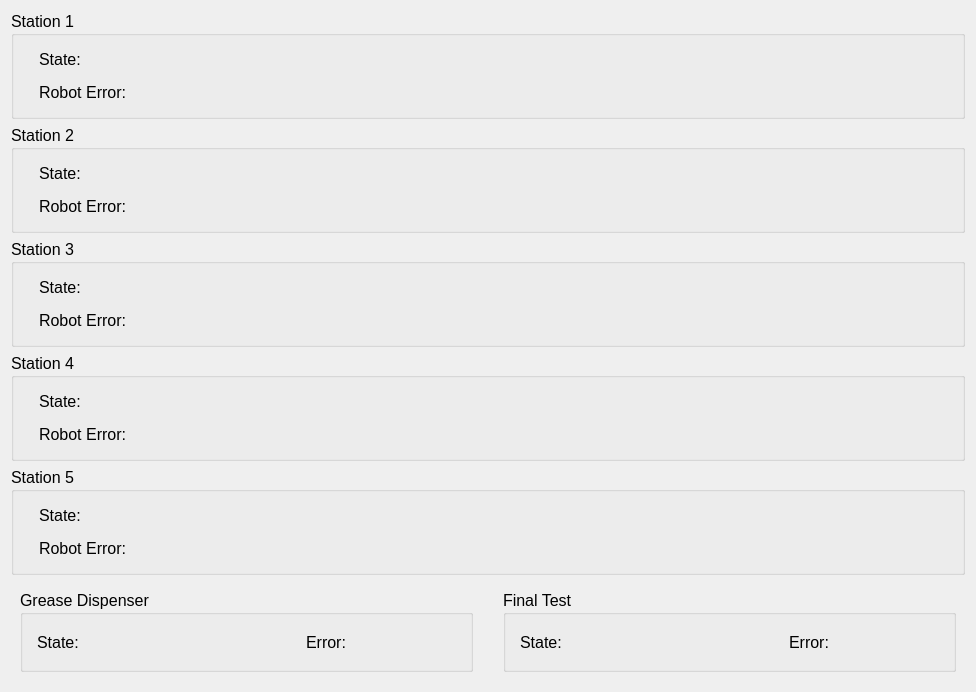
<?xml version="1.0" encoding="UTF-8"?>
<ui version="4.0">
 <class>StationDialog</class>
 <widget class="QDialog" name="StationDialog">
  <property name="geometry">
   <rect>
    <x>0</x>
    <y>0</y>
    <width>976</width>
    <height>653</height>
   </rect>
  </property>
  <property name="windowTitle">
   <string>Station Dialog</string>
  </property>
  <layout class="QVBoxLayout" name="verticalLayout_6">
   <item>
    <widget class="QGroupBox" name="groupBox">
     <property name="font">
      <font>
       <pointsize>12</pointsize>
      </font>
     </property>
     <property name="title">
      <string>Station 1</string>
     </property>
     <layout class="QVBoxLayout" name="verticalLayout">
      <property name="spacing">
       <number>4</number>
      </property>
      <property name="leftMargin">
       <number>20</number>
      </property>
      <property name="rightMargin">
       <number>20</number>
      </property>
      <item>
       <layout class="QHBoxLayout" name="horizontalLayout">
        <property name="spacing">
         <number>10</number>
        </property>
        <property name="leftMargin">
         <number>5</number>
        </property>
        <property name="topMargin">
         <number>5</number>
        </property>
        <property name="rightMargin">
         <number>5</number>
        </property>
        <property name="bottomMargin">
         <number>5</number>
        </property>
        <item>
         <widget class="QLabel" name="label">
          <property name="sizePolicy">
           <sizepolicy hsizetype="Maximum" vsizetype="Preferred">
            <horstretch>0</horstretch>
            <verstretch>0</verstretch>
           </sizepolicy>
          </property>
          <property name="text">
           <string>State:</string>
          </property>
         </widget>
        </item>
        <item>
         <widget class="QLabel" name="state_station1">
          <property name="sizePolicy">
           <sizepolicy hsizetype="Ignored" vsizetype="Preferred">
            <horstretch>0</horstretch>
            <verstretch>0</verstretch>
           </sizepolicy>
          </property>
          <property name="text">
           <string/>
          </property>
          <property name="alignment">
           <set>Qt::AlignRight|Qt::AlignTrailing|Qt::AlignVCenter</set>
          </property>
         </widget>
        </item>
       </layout>
      </item>
      <item>
       <layout class="QHBoxLayout" name="horizontalLayout_2">
        <property name="spacing">
         <number>10</number>
        </property>
        <property name="leftMargin">
         <number>5</number>
        </property>
        <property name="topMargin">
         <number>5</number>
        </property>
        <property name="rightMargin">
         <number>5</number>
        </property>
        <property name="bottomMargin">
         <number>5</number>
        </property>
        <item>
         <widget class="QLabel" name="label_2">
          <property name="sizePolicy">
           <sizepolicy hsizetype="Maximum" vsizetype="Preferred">
            <horstretch>0</horstretch>
            <verstretch>0</verstretch>
           </sizepolicy>
          </property>
          <property name="text">
           <string>Robot Error:</string>
          </property>
         </widget>
        </item>
        <item>
         <widget class="QLabel" name="error_station1">
          <property name="sizePolicy">
           <sizepolicy hsizetype="Ignored" vsizetype="Preferred">
            <horstretch>0</horstretch>
            <verstretch>0</verstretch>
           </sizepolicy>
          </property>
          <property name="text">
           <string/>
          </property>
          <property name="alignment">
           <set>Qt::AlignRight|Qt::AlignTrailing|Qt::AlignVCenter</set>
          </property>
         </widget>
        </item>
       </layout>
      </item>
     </layout>
    </widget>
   </item>
   <item>
    <widget class="QGroupBox" name="groupBox_3">
     <property name="font">
      <font>
       <pointsize>12</pointsize>
      </font>
     </property>
     <property name="title">
      <string>Station 2</string>
     </property>
     <layout class="QVBoxLayout" name="verticalLayout_2">
      <property name="spacing">
       <number>4</number>
      </property>
      <property name="leftMargin">
       <number>20</number>
      </property>
      <property name="rightMargin">
       <number>20</number>
      </property>
      <item>
       <layout class="QHBoxLayout" name="horizontalLayout_4">
        <property name="spacing">
         <number>10</number>
        </property>
        <property name="leftMargin">
         <number>5</number>
        </property>
        <property name="topMargin">
         <number>5</number>
        </property>
        <property name="rightMargin">
         <number>5</number>
        </property>
        <property name="bottomMargin">
         <number>5</number>
        </property>
        <item>
         <widget class="QLabel" name="label_3">
          <property name="sizePolicy">
           <sizepolicy hsizetype="Maximum" vsizetype="Preferred">
            <horstretch>0</horstretch>
            <verstretch>0</verstretch>
           </sizepolicy>
          </property>
          <property name="text">
           <string>State:</string>
          </property>
         </widget>
        </item>
        <item>
         <widget class="QLabel" name="state_station2">
          <property name="sizePolicy">
           <sizepolicy hsizetype="Ignored" vsizetype="Preferred">
            <horstretch>0</horstretch>
            <verstretch>0</verstretch>
           </sizepolicy>
          </property>
          <property name="text">
           <string/>
          </property>
          <property name="alignment">
           <set>Qt::AlignRight|Qt::AlignTrailing|Qt::AlignVCenter</set>
          </property>
         </widget>
        </item>
       </layout>
      </item>
      <item>
       <layout class="QHBoxLayout" name="horizontalLayout_6">
        <property name="spacing">
         <number>10</number>
        </property>
        <property name="leftMargin">
         <number>5</number>
        </property>
        <property name="topMargin">
         <number>5</number>
        </property>
        <property name="rightMargin">
         <number>5</number>
        </property>
        <property name="bottomMargin">
         <number>5</number>
        </property>
        <item>
         <widget class="QLabel" name="label_4">
          <property name="sizePolicy">
           <sizepolicy hsizetype="Maximum" vsizetype="Preferred">
            <horstretch>0</horstretch>
            <verstretch>0</verstretch>
           </sizepolicy>
          </property>
          <property name="text">
           <string>Robot Error:</string>
          </property>
         </widget>
        </item>
        <item>
         <widget class="QLabel" name="error_station2">
          <property name="sizePolicy">
           <sizepolicy hsizetype="Ignored" vsizetype="Preferred">
            <horstretch>0</horstretch>
            <verstretch>0</verstretch>
           </sizepolicy>
          </property>
          <property name="text">
           <string/>
          </property>
          <property name="alignment">
           <set>Qt::AlignRight|Qt::AlignTrailing|Qt::AlignVCenter</set>
          </property>
         </widget>
        </item>
       </layout>
      </item>
     </layout>
    </widget>
   </item>
   <item>
    <widget class="QGroupBox" name="groupBox_7">
     <property name="font">
      <font>
       <pointsize>12</pointsize>
      </font>
     </property>
     <property name="title">
      <string>Station 3</string>
     </property>
     <layout class="QVBoxLayout" name="verticalLayout_4">
      <property name="spacing">
       <number>4</number>
      </property>
      <property name="leftMargin">
       <number>20</number>
      </property>
      <property name="rightMargin">
       <number>20</number>
      </property>
      <item>
       <layout class="QHBoxLayout" name="horizontalLayout_19">
        <property name="spacing">
         <number>10</number>
        </property>
        <property name="leftMargin">
         <number>5</number>
        </property>
        <property name="topMargin">
         <number>5</number>
        </property>
        <property name="rightMargin">
         <number>5</number>
        </property>
        <property name="bottomMargin">
         <number>5</number>
        </property>
        <item>
         <widget class="QLabel" name="label_13">
          <property name="sizePolicy">
           <sizepolicy hsizetype="Maximum" vsizetype="Preferred">
            <horstretch>0</horstretch>
            <verstretch>0</verstretch>
           </sizepolicy>
          </property>
          <property name="text">
           <string>State:</string>
          </property>
         </widget>
        </item>
        <item>
         <widget class="QLabel" name="state_station3">
          <property name="sizePolicy">
           <sizepolicy hsizetype="Ignored" vsizetype="Preferred">
            <horstretch>0</horstretch>
            <verstretch>0</verstretch>
           </sizepolicy>
          </property>
          <property name="text">
           <string/>
          </property>
          <property name="alignment">
           <set>Qt::AlignRight|Qt::AlignTrailing|Qt::AlignVCenter</set>
          </property>
         </widget>
        </item>
       </layout>
      </item>
      <item>
       <layout class="QHBoxLayout" name="horizontalLayout_20">
        <property name="spacing">
         <number>10</number>
        </property>
        <property name="leftMargin">
         <number>5</number>
        </property>
        <property name="topMargin">
         <number>5</number>
        </property>
        <property name="rightMargin">
         <number>5</number>
        </property>
        <property name="bottomMargin">
         <number>5</number>
        </property>
        <item>
         <widget class="QLabel" name="label_14">
          <property name="sizePolicy">
           <sizepolicy hsizetype="Maximum" vsizetype="Preferred">
            <horstretch>0</horstretch>
            <verstretch>0</verstretch>
           </sizepolicy>
          </property>
          <property name="text">
           <string>Robot Error:</string>
          </property>
         </widget>
        </item>
        <item>
         <widget class="QLabel" name="error_station3">
          <property name="sizePolicy">
           <sizepolicy hsizetype="Ignored" vsizetype="Preferred">
            <horstretch>0</horstretch>
            <verstretch>0</verstretch>
           </sizepolicy>
          </property>
          <property name="text">
           <string/>
          </property>
          <property name="alignment">
           <set>Qt::AlignRight|Qt::AlignTrailing|Qt::AlignVCenter</set>
          </property>
         </widget>
        </item>
       </layout>
      </item>
     </layout>
    </widget>
   </item>
   <item>
    <widget class="QGroupBox" name="groupBox_9">
     <property name="font">
      <font>
       <pointsize>12</pointsize>
      </font>
     </property>
     <property name="title">
      <string>Station 4</string>
     </property>
     <layout class="QVBoxLayout" name="verticalLayout_5">
      <property name="spacing">
       <number>4</number>
      </property>
      <property name="leftMargin">
       <number>20</number>
      </property>
      <property name="rightMargin">
       <number>20</number>
      </property>
      <item>
       <layout class="QHBoxLayout" name="horizontalLayout_25">
        <property name="spacing">
         <number>10</number>
        </property>
        <property name="leftMargin">
         <number>5</number>
        </property>
        <property name="topMargin">
         <number>5</number>
        </property>
        <property name="rightMargin">
         <number>5</number>
        </property>
        <property name="bottomMargin">
         <number>5</number>
        </property>
        <item>
         <widget class="QLabel" name="label_17">
          <property name="sizePolicy">
           <sizepolicy hsizetype="Maximum" vsizetype="Preferred">
            <horstretch>0</horstretch>
            <verstretch>0</verstretch>
           </sizepolicy>
          </property>
          <property name="text">
           <string>State:</string>
          </property>
         </widget>
        </item>
        <item>
         <widget class="QLabel" name="state_station4">
          <property name="sizePolicy">
           <sizepolicy hsizetype="Ignored" vsizetype="Preferred">
            <horstretch>0</horstretch>
            <verstretch>0</verstretch>
           </sizepolicy>
          </property>
          <property name="text">
           <string/>
          </property>
          <property name="alignment">
           <set>Qt::AlignRight|Qt::AlignTrailing|Qt::AlignVCenter</set>
          </property>
         </widget>
        </item>
       </layout>
      </item>
      <item>
       <layout class="QHBoxLayout" name="horizontalLayout_26">
        <property name="spacing">
         <number>10</number>
        </property>
        <property name="leftMargin">
         <number>5</number>
        </property>
        <property name="topMargin">
         <number>5</number>
        </property>
        <property name="rightMargin">
         <number>5</number>
        </property>
        <property name="bottomMargin">
         <number>5</number>
        </property>
        <item>
         <widget class="QLabel" name="label_18">
          <property name="sizePolicy">
           <sizepolicy hsizetype="Maximum" vsizetype="Preferred">
            <horstretch>0</horstretch>
            <verstretch>0</verstretch>
           </sizepolicy>
          </property>
          <property name="text">
           <string>Robot Error:</string>
          </property>
         </widget>
        </item>
        <item>
         <widget class="QLabel" name="error_station4">
          <property name="sizePolicy">
           <sizepolicy hsizetype="Ignored" vsizetype="Preferred">
            <horstretch>0</horstretch>
            <verstretch>0</verstretch>
           </sizepolicy>
          </property>
          <property name="text">
           <string/>
          </property>
          <property name="alignment">
           <set>Qt::AlignRight|Qt::AlignTrailing|Qt::AlignVCenter</set>
          </property>
         </widget>
        </item>
       </layout>
      </item>
     </layout>
    </widget>
   </item>
   <item>
    <widget class="QGroupBox" name="groupBox_5">
     <property name="font">
      <font>
       <pointsize>12</pointsize>
      </font>
     </property>
     <property name="title">
      <string>Station 5</string>
     </property>
     <layout class="QVBoxLayout" name="verticalLayout_3">
      <property name="spacing">
       <number>4</number>
      </property>
      <property name="leftMargin">
       <number>20</number>
      </property>
      <property name="rightMargin">
       <number>20</number>
      </property>
      <item>
       <layout class="QHBoxLayout" name="horizontalLayout_11">
        <property name="spacing">
         <number>10</number>
        </property>
        <property name="leftMargin">
         <number>5</number>
        </property>
        <property name="topMargin">
         <number>5</number>
        </property>
        <property name="rightMargin">
         <number>5</number>
        </property>
        <property name="bottomMargin">
         <number>5</number>
        </property>
        <item>
         <widget class="QLabel" name="label_5">
          <property name="sizePolicy">
           <sizepolicy hsizetype="Maximum" vsizetype="Preferred">
            <horstretch>0</horstretch>
            <verstretch>0</verstretch>
           </sizepolicy>
          </property>
          <property name="text">
           <string>State:</string>
          </property>
         </widget>
        </item>
        <item>
         <widget class="QLabel" name="state_station5">
          <property name="sizePolicy">
           <sizepolicy hsizetype="Ignored" vsizetype="Preferred">
            <horstretch>0</horstretch>
            <verstretch>0</verstretch>
           </sizepolicy>
          </property>
          <property name="text">
           <string/>
          </property>
          <property name="alignment">
           <set>Qt::AlignRight|Qt::AlignTrailing|Qt::AlignVCenter</set>
          </property>
         </widget>
        </item>
       </layout>
      </item>
      <item>
       <layout class="QHBoxLayout" name="horizontalLayout_12">
        <property name="spacing">
         <number>10</number>
        </property>
        <property name="leftMargin">
         <number>5</number>
        </property>
        <property name="topMargin">
         <number>5</number>
        </property>
        <property name="rightMargin">
         <number>5</number>
        </property>
        <property name="bottomMargin">
         <number>5</number>
        </property>
        <item>
         <widget class="QLabel" name="label_6">
          <property name="sizePolicy">
           <sizepolicy hsizetype="Maximum" vsizetype="Preferred">
            <horstretch>0</horstretch>
            <verstretch>0</verstretch>
           </sizepolicy>
          </property>
          <property name="text">
           <string>Robot Error:</string>
          </property>
         </widget>
        </item>
        <item>
         <widget class="QLabel" name="error_station5">
          <property name="sizePolicy">
           <sizepolicy hsizetype="Ignored" vsizetype="Preferred">
            <horstretch>0</horstretch>
            <verstretch>0</verstretch>
           </sizepolicy>
          </property>
          <property name="text">
           <string/>
          </property>
          <property name="alignment">
           <set>Qt::AlignRight|Qt::AlignTrailing|Qt::AlignVCenter</set>
          </property>
         </widget>
        </item>
       </layout>
      </item>
     </layout>
    </widget>
   </item>
   <item>
    <widget class="QWidget" name="widget" native="true">
     <property name="minimumSize">
      <size>
       <width>0</width>
       <height>100</height>
      </size>
     </property>
     <layout class="QHBoxLayout" name="horizontalLayout_31">
      <property name="spacing">
       <number>30</number>
      </property>
      <item>
       <widget class="QGroupBox" name="groupBox_11">
        <property name="font">
         <font>
          <pointsize>12</pointsize>
         </font>
        </property>
        <property name="title">
         <string>Grease Dispenser</string>
        </property>
        <layout class="QHBoxLayout" name="horizontalLayout_34">
         <property name="spacing">
          <number>20</number>
         </property>
         <item>
          <layout class="QHBoxLayout" name="horizontalLayout_32">
           <property name="spacing">
            <number>10</number>
           </property>
           <property name="leftMargin">
            <number>5</number>
           </property>
           <property name="topMargin">
            <number>5</number>
           </property>
           <property name="rightMargin">
            <number>5</number>
           </property>
           <property name="bottomMargin">
            <number>5</number>
           </property>
           <item>
            <widget class="QLabel" name="label_21">
             <property name="sizePolicy">
              <sizepolicy hsizetype="Maximum" vsizetype="Preferred">
               <horstretch>0</horstretch>
               <verstretch>0</verstretch>
              </sizepolicy>
             </property>
             <property name="text">
              <string>State:</string>
             </property>
            </widget>
           </item>
           <item>
            <widget class="QLabel" name="state_grease">
             <property name="sizePolicy">
              <sizepolicy hsizetype="Expanding" vsizetype="Preferred">
               <horstretch>0</horstretch>
               <verstretch>0</verstretch>
              </sizepolicy>
             </property>
             <property name="text">
              <string/>
             </property>
             <property name="alignment">
              <set>Qt::AlignRight|Qt::AlignTrailing|Qt::AlignVCenter</set>
             </property>
            </widget>
           </item>
          </layout>
         </item>
         <item>
          <layout class="QHBoxLayout" name="horizontalLayout_33">
           <property name="spacing">
            <number>10</number>
           </property>
           <property name="leftMargin">
            <number>5</number>
           </property>
           <property name="topMargin">
            <number>5</number>
           </property>
           <property name="rightMargin">
            <number>5</number>
           </property>
           <property name="bottomMargin">
            <number>5</number>
           </property>
           <item>
            <widget class="QLabel" name="label_22">
             <property name="sizePolicy">
              <sizepolicy hsizetype="Maximum" vsizetype="Preferred">
               <horstretch>0</horstretch>
               <verstretch>0</verstretch>
              </sizepolicy>
             </property>
             <property name="text">
              <string>Error:</string>
             </property>
            </widget>
           </item>
           <item>
            <widget class="QLabel" name="error_grease">
             <property name="sizePolicy">
              <sizepolicy hsizetype="Ignored" vsizetype="Preferred">
               <horstretch>0</horstretch>
               <verstretch>0</verstretch>
              </sizepolicy>
             </property>
             <property name="minimumSize">
              <size>
               <width>100</width>
               <height>0</height>
              </size>
             </property>
             <property name="maximumSize">
              <size>
               <width>150</width>
               <height>16777215</height>
              </size>
             </property>
             <property name="text">
              <string/>
             </property>
             <property name="alignment">
              <set>Qt::AlignRight|Qt::AlignTrailing|Qt::AlignVCenter</set>
             </property>
            </widget>
           </item>
          </layout>
         </item>
        </layout>
       </widget>
      </item>
      <item>
       <widget class="QGroupBox" name="groupBox_12">
        <property name="font">
         <font>
          <pointsize>12</pointsize>
         </font>
        </property>
        <property name="title">
         <string>Final Test</string>
        </property>
        <layout class="QHBoxLayout" name="horizontalLayout_35">
         <property name="spacing">
          <number>20</number>
         </property>
         <item>
          <layout class="QHBoxLayout" name="horizontalLayout_36">
           <property name="spacing">
            <number>10</number>
           </property>
           <property name="leftMargin">
            <number>5</number>
           </property>
           <property name="topMargin">
            <number>5</number>
           </property>
           <property name="rightMargin">
            <number>5</number>
           </property>
           <property name="bottomMargin">
            <number>5</number>
           </property>
           <item>
            <widget class="QLabel" name="label_23">
             <property name="sizePolicy">
              <sizepolicy hsizetype="Maximum" vsizetype="Preferred">
               <horstretch>0</horstretch>
               <verstretch>0</verstretch>
              </sizepolicy>
             </property>
             <property name="text">
              <string>State:</string>
             </property>
            </widget>
           </item>
           <item>
            <widget class="QLabel" name="state_final_test">
             <property name="sizePolicy">
              <sizepolicy hsizetype="Expanding" vsizetype="Preferred">
               <horstretch>0</horstretch>
               <verstretch>0</verstretch>
              </sizepolicy>
             </property>
             <property name="text">
              <string/>
             </property>
             <property name="alignment">
              <set>Qt::AlignRight|Qt::AlignTrailing|Qt::AlignVCenter</set>
             </property>
            </widget>
           </item>
          </layout>
         </item>
         <item>
          <layout class="QHBoxLayout" name="horizontalLayout_37">
           <property name="spacing">
            <number>10</number>
           </property>
           <property name="leftMargin">
            <number>5</number>
           </property>
           <property name="topMargin">
            <number>5</number>
           </property>
           <property name="rightMargin">
            <number>5</number>
           </property>
           <property name="bottomMargin">
            <number>5</number>
           </property>
           <item>
            <widget class="QLabel" name="label_24">
             <property name="sizePolicy">
              <sizepolicy hsizetype="Maximum" vsizetype="Preferred">
               <horstretch>0</horstretch>
               <verstretch>0</verstretch>
              </sizepolicy>
             </property>
             <property name="text">
              <string>Error:</string>
             </property>
            </widget>
           </item>
           <item>
            <widget class="QLabel" name="error_final_test">
             <property name="sizePolicy">
              <sizepolicy hsizetype="Ignored" vsizetype="Preferred">
               <horstretch>0</horstretch>
               <verstretch>0</verstretch>
              </sizepolicy>
             </property>
             <property name="minimumSize">
              <size>
               <width>100</width>
               <height>0</height>
              </size>
             </property>
             <property name="text">
              <string/>
             </property>
             <property name="alignment">
              <set>Qt::AlignRight|Qt::AlignTrailing|Qt::AlignVCenter</set>
             </property>
            </widget>
           </item>
          </layout>
         </item>
        </layout>
       </widget>
      </item>
     </layout>
    </widget>
   </item>
  </layout>
 </widget>
 <resources/>
 <connections/>
</ui>
